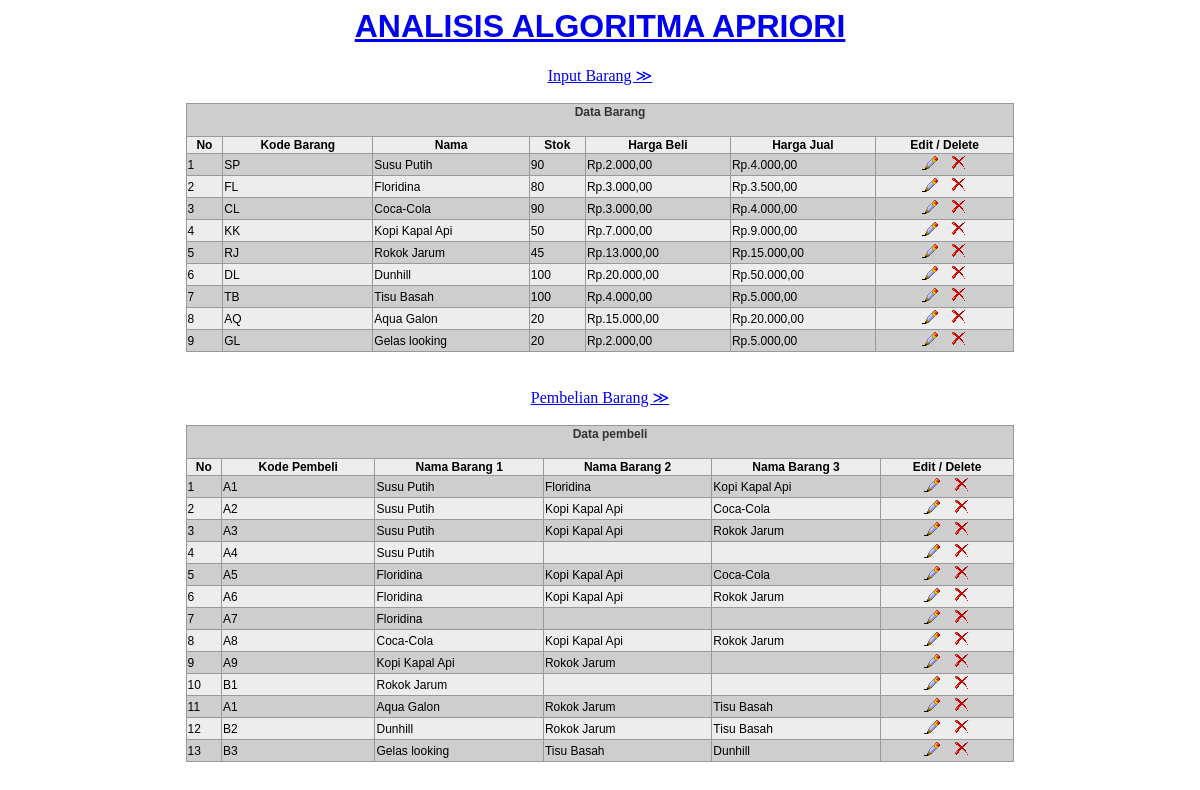
The page / on the database its author committed.
### tables this page shows
CREATE TABLE `data` (
  `id` int(11) NOT NULL,
  `kd_barang` varchar(2) NOT NULL,
  `nm_barang` varchar(50) NOT NULL,
  `stok` int(11) NOT NULL,
  `hrg_beli` int(11) NOT NULL,
  `hrg_jual` int(11) NOT NULL
);

CREATE TABLE `datapenjualan` (
  `id` int(11) NOT NULL,
  `kd_pembeli` varchar(2) NOT NULL,
  `nm_barang1` varchar(50) NOT NULL,
  `nm_barang2` varchar(50) NOT NULL,
  `nm_barang3` varchar(50) NOT NULL
);

### index.php (the view, shortened to what this page needs)
<?php
include 'koneksi.php';
?>
<h1 align="center"><a href = "assocrules.php"> ANALISIS ALGORITMA APRIORI </a></h1>
<center><a href="input.php">Input Barang &Gt; </a></center>
<table border="1">
    <thead>
	 <th colspan="7" align="left" ><div style="margin:0 0 0 20px"><h4><center>Data Barang <center /></h4></div></th>
	  </thead>
        <tr >
            <th>No</th>
            <th>Kode Barang</th>
            <th>Nama</th>
            <th>Stok</th>
            <th>Harga Beli</th>
            <th>Harga Jual</th>
			<th>Edit / Delete</th>
        </tr>
    <?php
    $sql = mysqli_query($dbh,"SELECT * FROM data ORDER BY id");
    $no  = 1;
	while ($brg = mysqli_fetch_array($sql)){
    ?>
        <tr class = "ganjil">
            <td><?php echo $no++; ?></td>
            <td><?php echo $brg['kd_barang'] ?></td>
            <td><?php echo $brg['nm_barang'] ?></td>
            <td><?php echo $brg['stok'] ?></td>
            <td><?php echo "Rp.". number_format( $brg['hrg_beli'], 2,',','.'); ?></td>
			<td><?php echo "Rp.". number_format( $brg['hrg_jual'], 2,',','.'); ?></td>
            <td align="center">
                <a href="edit.php?id=<?php echo $brg['id'] ?>"><img alt="edit" src="icon/edit.png" /></a>
                <a href="hapus.php?id=<?php echo $brg['id'] ?>" onclick="return confirm('Anda yakin akan menghapus data?')"><img alt="hapus" src="icon/hapus.png" /></a>
            </td>
        </tr>
    <?php
	}
    ?>
</table>
<center><a href="beli.php">Pembelian Barang &Gt; </a></center>
<?php
 $query=mysqli_query($dbh,"select * from datapenjualan");
 ?>
 <table border="1" width="1200px">
  <thead>
 <th colspan="6" align="left" ><div style="margin:0 0 0 20px"><h4><center>Data pembeli <center /></h4></div></th>
  </thead>
 <br>
<tr >
  <th>No</th><th>Kode Pembeli</th>
  <th>Nama Barang 1</th>
  <th>Nama Barang 2</th><th>Nama Barang 3</th>
  <th>Edit / Delete</th>
 </tr>
<?php
 $no=0;
 while($row=mysqli_fetch_array($query)){
 ?>
<tr>
  <td><?php echo $no=$no+1;?></td>
  <td><?php echo $row['kd_pembeli'];?></td>
  <td><?php echo $row['nm_barang1'];?></td>
  <td><?php echo $row['nm_barang2'];?></td>
  <td><?php echo $row['nm_barang3'];?></td>
  <td align="center">
                <a href="editbeli.php?id=<?php echo $row['id'] ?>"><img alt="edit" src="icon/edit.png" /></a>
                <a href="hapusbeli.php?id=<?php echo $row['id'] ?>" onclick="return confirm('Anda yakin akan menghapus data?')"><img alt="hapus" src="icon/hapus.png" /></a>
            </td>
 </tr>
<?php
 }
 ?>
 </table>

### index.php (style rules this page uses)
h1 { font-family:Arial, Helvetica, sans-serif; }
tbody > tr:nth-child(2n+1) > td, tbody > tr:nth-child(2n+1) > th { background-color: #ededed; }
table { width: 70%; margin: auto; border-collapse: collapse; box-shadow: darkgrey 3px; }
table, th, td { background-color : #CECECE; border-collapse:collapse; border:1px solid #999; font-family:Tahoma, Geneva, sans-serif; font-size:12px; }

### rows shown on the page
data: kd_barang "SP", nm_barang "Susu Putih", stok "90", hrg_beli "2.000,00", hrg_jual "4.000,00"
data: kd_barang "FL", nm_barang "Floridina", stok "80", hrg_beli "3.000,00", hrg_jual "3.500,00"
data: kd_barang "CL", nm_barang "Coca-Cola", stok "90", hrg_beli "3.000,00", hrg_jual "4.000,00"
data: kd_barang "KK", nm_barang "Kopi Kapal Api", stok "50", hrg_beli "7.000,00", hrg_jual "9.000,00"
data: kd_barang "RJ", nm_barang "Rokok Jarum", stok "45", hrg_beli "13.000,00", hrg_jual "15.000,00"
data: kd_barang "DL", nm_barang "Dunhill", stok "100", hrg_beli "20.000,00", hrg_jual "50.000,00"
data: kd_barang "TB", nm_barang "Tisu Basah", stok "100", hrg_beli "4.000,00", hrg_jual "5.000,00"
data: kd_barang "AQ", nm_barang "Aqua Galon", stok "20", hrg_beli "15.000,00", hrg_jual "20.000,00"
data: kd_barang "GL", nm_barang "Gelas looking", stok "20", hrg_beli "2.000,00", hrg_jual "5.000,00"
datapenjualan: no "1", kd_pembeli "A1", nm_barang1 "Susu Putih", nm_barang2 "Floridina", nm_barang3 "Kopi Kapal Api"
datapenjualan: no "2", kd_pembeli "A2", nm_barang1 "Susu Putih", nm_barang2 "Kopi Kapal Api", nm_barang3 "Coca-Cola"
datapenjualan: no "3", kd_pembeli "A3", nm_barang1 "Susu Putih", nm_barang2 "Kopi Kapal Api", nm_barang3 "Rokok Jarum"
datapenjualan: no "4", kd_pembeli "A4", nm_barang1 "Susu Putih"
datapenjualan: no "5", kd_pembeli "A5", nm_barang1 "Floridina", nm_barang2 "Kopi Kapal Api", nm_barang3 "Coca-Cola"
datapenjualan: no "6", kd_pembeli "A6", nm_barang1 "Floridina", nm_barang2 "Kopi Kapal Api", nm_barang3 "Rokok Jarum"
datapenjualan: no "7", kd_pembeli "A7", nm_barang1 "Floridina"
datapenjualan: no "8", kd_pembeli "A8", nm_barang1 "Coca-Cola", nm_barang2 "Kopi Kapal Api", nm_barang3 "Rokok Jarum"
datapenjualan: no "9", kd_pembeli "A9", nm_barang1 "Kopi Kapal Api", nm_barang2 "Rokok Jarum"
datapenjualan: no "10", kd_pembeli "B1", nm_barang1 "Rokok Jarum"
datapenjualan: no "11", kd_pembeli "A1", nm_barang1 "Aqua Galon", nm_barang2 "Rokok Jarum", nm_barang3 "Tisu Basah"
datapenjualan: no "12", kd_pembeli "B2", nm_barang1 "Dunhill", nm_barang2 "Rokok Jarum", nm_barang3 "Tisu Basah"
datapenjualan: no "13", kd_pembeli "B3", nm_barang1 "Gelas looking", nm_barang2 "Tisu Basah", nm_barang3 "Dunhill"
